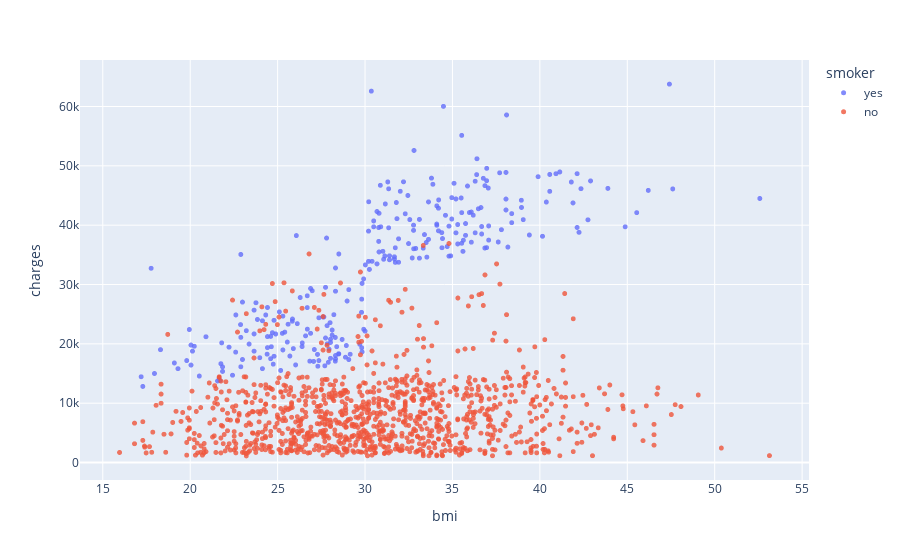

The notebook cell this image was saved under:
### Markdown cell above
## Relationship between BMI and Charges

### Code cell
fig = px.scatter(df,
                 x='bmi',
                 y='charges',
                 opacity=0.8,
                 hover_data='sex',
                 color='smoker')
fig.update_traces(marker_size=5)
fig.show()

### Figure 1 — Plotly figure (JSON) as saved in the notebook; plotly's stock layout.template omitted (floating-point values rounded to 4 significant figures; data arrays with more than 128 entries replaced by an {"elided": "..."} marker saying what was removed)
{"data": [{"customdata": {"elided": "274x1 str values"}, "hovertemplate": "smoker=yes<br>bmi=%{x}<br>charges=%{y}<br>sex=%{customdata[0]}<extra></extra>", "legendgroup": "yes", "marker": {"color": "#636efa", "opacity": 0.8, "size": 5, "symbol": "circle"}, "mode": "markers", "name": "yes", "showlegend": true, "type": "scattergl", "x": {"elided": "274 float values"}, "xaxis": "x", "y": {"elided": "274 float values"}, "yaxis": "y"}, {"customdata": {"elided": "1064x1 str values"}, "hovertemplate": "smoker=no<br>bmi=%{x}<br>charges=%{y}<br>sex=%{customdata[0]}<extra></extra>", "legendgroup": "no", "marker": {"color": "#EF553B", "opacity": 0.8, "size": 5, "symbol": "circle"}, "mode": "markers", "name": "no", "showlegend": true, "type": "scattergl", "x": {"elided": "1064 float values"}, "xaxis": "x", "y": {"elided": "1064 float values"}, "yaxis": "y"}], "layout": {"legend": {"title": {"text": "smoker"}, "tracegroupgap": 0}, "margin": {"t": 60}, "xaxis": {"anchor": "y", "domain": [0, 1], "title": {"text": "bmi"}}, "yaxis": {"anchor": "x", "domain": [0, 1], "title": {"text": "charges"}}}}
